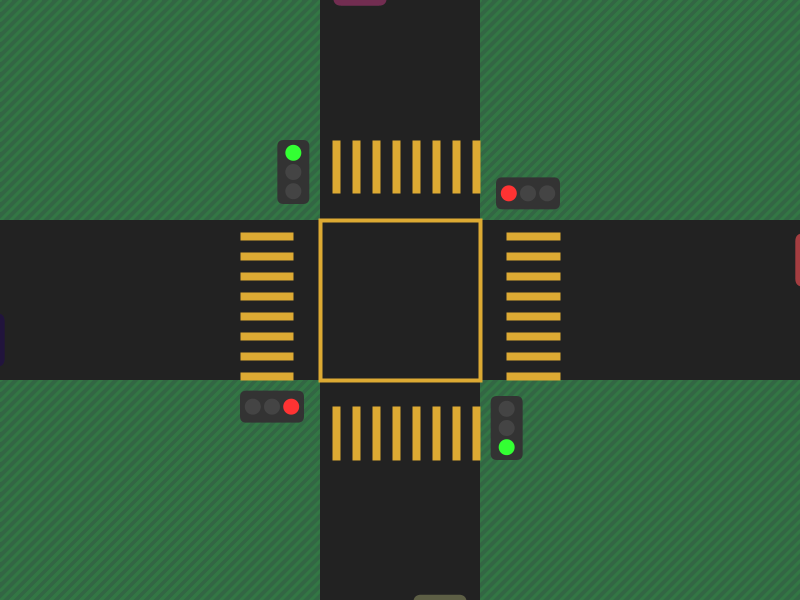
Frame 1 (no input)
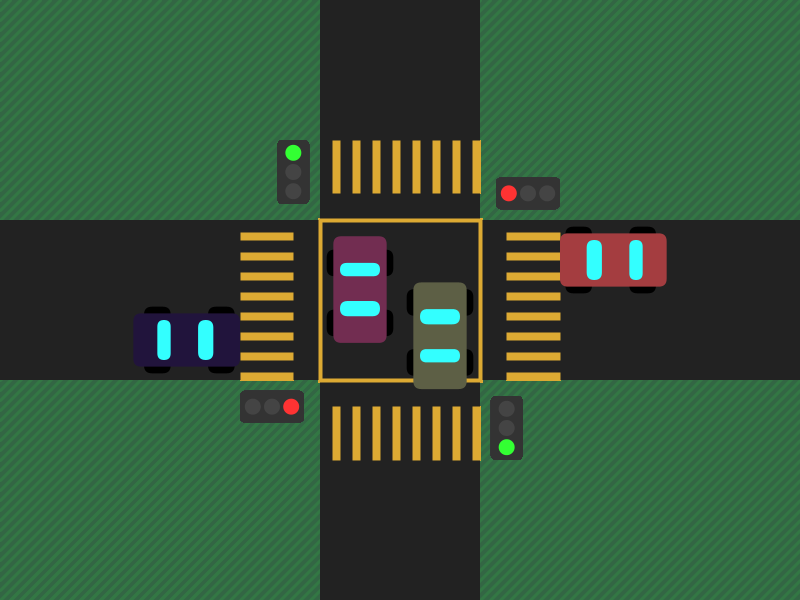
Frame 60 (the mouse pressed at the canvas centre just before this capture)
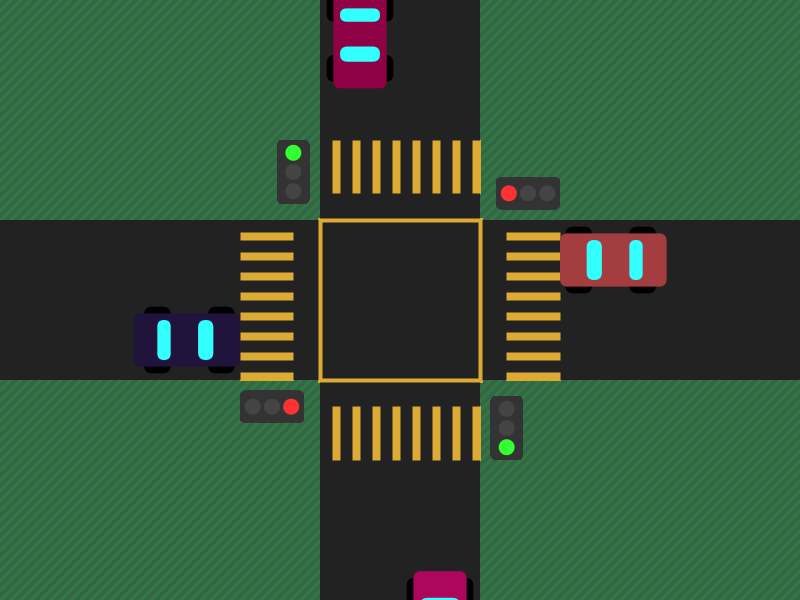
Frame 120 (the mouse held since frame 60 and released just before this capture)

The Processing sketch that drew these frames (run headless with seeded random() and noise(); from frame 60 on, the mouse is pressed at the canvas centre):

// Processing sketch: S9_novo
// ── S9_novo.pde
final color TRAFFICLIGHT_COLOR = #333333;
final color ROAD_COLOR = #222222;
final color GREEN_LIGHT = #33ff33;
final color YELLOW_LIGHT = #ffff33;
final color RED_LIGHT = #ff3333;
final color LIGHT_OFF = #444444;

final int FRAMERATE = 60;

final int GREENDURATION = 3;


RoadIntersection ri;

void settings() {
  size(displayWidth/2,displayHeight/2);
  pixelDensity(displayDensity());
  //noSmooth();
}

void setup() {
  background(#336644);
  strokeWeight(3);
  stroke(#337744);
  for (int i=0;i < (width < height ? height : width);i+=10 ) {
    line(0,i,i,0);
    line(width-i,height,width,height - i);
  }
  noStroke();
  
  frameRate(FRAMERATE);

  
  ri = new RoadIntersection(3, GREENDURATION);
  //surface.setTitle("S9");
  //surface.setResizable(true);
  //surface.setLocation(100, 100);
}
void draw() {
  ri.draw();  
}

// ── Cars.pde


public class Cars {
  public boolean stopped = false;
  public boolean vertical;
  Direction direction;
  private float speed = random(4, 6);
  private float posX, posY;
  private color paint = color(random(360), random(100), random(60, 100));

  public float limitX = 0, limitY = 0, roadWidth;

  private float carW, carH, offsetX, offsetY;

  public Cars(Direction direction, float roadWidth, float centerX, float centerY, float limitX, float limitY) {
    this.direction = direction;
    this.roadWidth = roadWidth;
    this.posX = centerX;
    this.posY = centerY;

    this.limitX = limitX;
    this.limitY = limitY;
    
    this.vertical = this.direction.isVertical();

    switch(direction) {
    case NORTH:
      this.posY = height;
      this.posX += roadWidth*.25;
      this.carW = this.roadWidth/3;
      this.carH = this.carW*2;
      this.offsetX = -this.carW/2;
      break;
    case SOUTH:
      this.posY = 0;
      this.posX -= roadWidth*.25;
      this.carW = -this.roadWidth/3;
      this.carH = this.carW*2;
      this.offsetX = -this.carW/2;
      break;
    case EAST:
      this.posX = 0;
      this.posY += roadWidth*.25;
      this.carH = this.roadWidth/3;
      this.carW = -this.carH*2;
      this.offsetY = -this.carH/2;
      break;
    default:
      this.posX = width;
      this.posY -= roadWidth*.25;
      this.carH = this.roadWidth/3;
      this.carW = this.carH*2;
      this.offsetY = -this.carH/2;
      break;
    }
  }

  private void drawCar() {

    fill(0);
    if (this.vertical) {
      rect(this.posX + this.offsetX*1.25, this.posY + this.offsetX*-.25, this.carW*1.25, this.carH/4, abs(this.roadWidth*.05));
      rect(this.posX + this.offsetX*1.25, this.posY + this.offsetX*-2.5, this.carW*1.25, this.carH/4, abs(this.roadWidth*.05));
    } else {
      rect(this.posX + this.carW*.65, this.posY + this.offsetY*1.25, this.carW/4, this.carH*1.25, abs(this.roadWidth*.05));
      rect(this.posX + this.carW*.05, this.posY + this.offsetY*1.25, this.carW/4, this.carH*1.25, abs(this.roadWidth*.05));
    }
    fill(this.paint);
    rect(this.posX + offsetX, this.posY + offsetY, this.carW, this.carH, abs(this.roadWidth/20));
    
    fill(#33ffff);
    if (this.vertical) {
      rect(this.posX + this.offsetX*.75, this.posY + -this.offsetX, this.carW*.75, this.carH/7, abs(this.roadWidth*.05));
      rect(this.posX + this.offsetX*.75, this.posY + this.offsetX*-2.5, this.carW*.75, this.carH/8, abs(this.roadWidth*.05));
    } else {
      rect(this.posX + this.carW*.65, this.posY + this.offsetY*.75, this.carW/8, this.carH*.75, abs(this.roadWidth*.05));
      rect(this.posX + this.carW*.25, this.posY + this.offsetY*.75, this.carW/7, this.carH*.75, abs(this.roadWidth*.05));
    }
  }

  private void reset() {
    this.speed = random(4, 6);
    this.paint = color(random(360), random(90), random(60, 100));
    switch(direction) {
    case NORTH:
      this.posY = height;
      break;
    case SOUTH:
      this.posY = 0;
      break;
    case EAST:
      this.posX = 0;
      break;
    default:
      this.posX = width;
      break;
    }
  }

  void draw() {
    if (this.stopped == false) {
      switch(this.direction) {
      case NORTH:
        this.posY -= this.speed;
        this.posY = constrain(posY, 0, height);
        if (this.posY == 0) this.reset();
        break;
      case SOUTH:
        this.posY += this.speed;
        this.posY = constrain(posY, 0, height);
        if (this.posY >= height) this.reset();
        break;
      case EAST:
        this.posX += this.speed;
        this.posX = constrain(posX, 0, width);
        if (this.posX >= width) this.reset();
        break;
      default:
        this.posX -= this.speed;
        this.posX = constrain(posX, 0, width);
        if (this.posX <= 0) this.reset();
        break;
      }
    } else {
      switch(this.direction) {
      case NORTH:
        this.posY -= this.speed;
        this.posY = constrain(posY, this.limitY, height);
        if (this.posY == 0) this.reset();
        break;
      case SOUTH:
        this.posY += this.speed;
        this.posY = constrain(posY, 0, this.limitY);
        if (this.posY >= height) this.reset();
        break;
      case EAST:
        this.posX += this.speed;
        this.posX = constrain(this.posX, 0, this.limitX);
        if (this.posX >= width) this.reset();
        break;
      default:
        this.posX -= this.speed;
        this.posX = constrain(this.posX, this.limitX, width);
        if (this.posX <= 0) this.reset();
        break;
      }
    }

    this.drawCar();
  }
}

// ── Light.pde
public class Light {
  public float x, y;
  public float d;

  public boolean on = false;

  public int timeTurnedOn;
  public float duration;

  private color lightColor;

  Light(float x, float y, float d, color lightColor) {
    this.x = x;
    this.y = y;
    this.d = d;
    this.lightColor = lightColor;
  }

  public void toggleLight() {
    this.on = !this.on;
    if (this.on) this.timeTurnedOn = millis();
  }

  public void draw() {
    noStroke();
    fill(LIGHT_OFF);
    if (this.on) fill(this.lightColor);
    circle(this.x, this.y, this.d);
  }
}

// ── RoadIntersection.pde
class RoadIntersection {
  TrafficLight trafficlights[] = new TrafficLight[4];

  float centerX = width/2, centerY = height/2, roadWidth = width/5;
  float tlW = roadWidth/5, tlH= tlW*2;
  float greenDuration;

  Cars[] traffic = new Cars[4];

  int exercise, timer = 0;

  RoadIntersection(float centerX, float centerY, int exercise, float greenDuration, float roadWidth) {
    this.centerX = centerX;
    this.centerY = centerY;
    this.roadWidth = roadWidth;
    this.tlW = this.roadWidth/5;
    this.tlH= this.tlW*2;

    this.exercise = exercise;
    this.greenDuration = greenDuration;

    trafficlights[0] = new TrafficLight(this.centerX+this.roadWidth/1.5, this.centerY+this.tlH*2.5, this.tlW, this.tlH, Direction.NORTH, 0);
    trafficlights[1] = new TrafficLight(this.centerX-this.roadWidth/1.5, this.centerY-this.tlH*2.5, this.tlW, this.tlH, Direction.SOUTH, 0);
    trafficlights[2] = new TrafficLight(this.centerX-this.tlH*2.5, this.centerY+this.roadWidth/1.5, this.tlW, this.tlH, Direction.EAST, 0);
    trafficlights[3] = new TrafficLight(this.centerX+this.tlH*2.5, this.centerY-this.roadWidth/1.5, this.tlW, this.tlH, Direction.WEST, 0);
    this.nextDirection(true);

    this.traffic[0] = new Cars(Direction.NORTH, this.roadWidth, this.centerX, this.centerY, this.trafficlights[0].x, this.trafficlights[0].y);
    this.traffic[1] = new Cars(Direction.SOUTH, this.roadWidth, this.centerX, this.centerY, this.trafficlights[1].x, this.trafficlights[1].y);
    this.traffic[2] = new Cars(Direction.EAST, this.roadWidth, this.centerX, this.centerY, this.trafficlights[2].x, this.trafficlights[2].y);
    this.traffic[3] = new Cars(Direction.WEST, this.roadWidth, this.centerX, this.centerY, this.trafficlights[3].x, this.trafficlights[3].y);
  }

  RoadIntersection(int exercise, float greenDuration) {
    this.exercise = exercise;

    this.greenDuration = greenDuration;

    trafficlights[0] = new TrafficLight(this.centerX+roadWidth/1.5, this.centerY+this.tlH*2.5, this.tlW, this.tlH, Direction.NORTH, 0);
    trafficlights[1] = new TrafficLight(this.centerX-roadWidth/1.5, this.centerY-this.tlH*2.5, this.tlW, this.tlH, Direction.SOUTH, 0);
    trafficlights[2] = new TrafficLight(this.centerX-this.tlH*2.5, this.centerY+roadWidth/1.5, this.tlW, this.tlH, Direction.EAST, 0);
    trafficlights[3] = new TrafficLight(this.centerX+this.tlH*2.5, this.centerY-roadWidth/1.5, this.tlW, this.tlH, Direction.WEST, 0);
    this.nextDirection(true);
    this.traffic[0] = new Cars(Direction.NORTH, this.roadWidth, this.centerX, this.centerY, this.trafficlights[0].x, this.trafficlights[0].y);
    this.traffic[1] = new Cars(Direction.SOUTH, this.roadWidth, this.centerX, this.centerY, this.trafficlights[1].x, this.trafficlights[1].y);
    this.traffic[2] = new Cars(Direction.EAST, this.roadWidth, this.centerX, this.centerY, this.trafficlights[2].x, this.trafficlights[2].y);
    this.traffic[3] = new Cars(Direction.WEST, this.roadWidth, this.centerX, this.centerY, this.trafficlights[3].x, this.trafficlights[3].y);
  }

  private void nextDirection(boolean vertical) {
    for (int i = 0; i<trafficlights.length; i++)
      if (this.trafficlights[i].direction.isVertical() == vertical)
        this.trafficlights[i].nextLight();
  }

  private void toggleTraffic() {
    for (int i = 0; i < trafficlights.length; i++) {
      switch(trafficlights[i].direction) {
      case NORTH:
        if (trafficlights[i].currentIndex != 2 && traffic[i].posY >= trafficlights[i].y)
          traffic[i].stopped = true;
        else
          traffic[i].stopped = false;
        break;
      case SOUTH:
        if (trafficlights[i].currentIndex != 2 && traffic[i].posY <= trafficlights[i].y)
          traffic[i].stopped = true;
        else
          traffic[i].stopped = false;
        break;
      case EAST:
        if (trafficlights[i].currentIndex != 2 && traffic[i].posX <= trafficlights[i].x)
          traffic[i].stopped = true;
        else
          traffic[i].stopped = false;
        break;
      default:
        if (trafficlights[i].currentIndex != 2 && traffic[i].posX >= trafficlights[i].x)
          traffic[i].stopped = true;
        else
          traffic[i].stopped = false;
        break;
      }
    }
  }

  void sync() {
    for (int i = 0; i<trafficlights.length; i+=2) {
      switch(trafficlights[i].currentIndex) {
      case 2:
        this.greenDuration /= 2;
        this.nextDirection(trafficlights[i].direction.isVertical());
        return;
      case 1:
        this.greenDuration *= 2;
        this.nextDirection(true);
        this.nextDirection(false);
        return;
      default:
        break;
      }
    }
  }

  void draw() {
    this.toggleTraffic();
    fill(ROAD_COLOR);
    rect(0, this.centerY - roadWidth/2, width, roadWidth);
    if (exercise > 1) {
      rect(this.centerX- roadWidth/2, 0, roadWidth, height);
      stroke(#ddaa33);
      strokeWeight(4);
      strokeCap(SQUARE);
      rect(this.centerX-roadWidth/2, this.centerY- roadWidth/2, roadWidth, roadWidth);

      for (int i=0; i < roadWidth-roadWidth/20; i+=20) {
        strokeWeight(roadWidth/20);
        line(this.centerX-roadWidth, roadWidth/10+this.centerY-roadWidth/2+i, this.centerX-roadWidth+roadWidth/3, roadWidth/10+this.centerY-roadWidth/2+i);
        line(this.centerX+roadWidth/1.5, roadWidth/10+this.centerY-roadWidth/2+i, (this.centerX+roadWidth/1.5)+roadWidth/3, roadWidth/10+this.centerY-roadWidth/2+i);
        line(roadWidth/10+this.centerX-roadWidth/2+i, this.centerY-roadWidth, roadWidth/10+this.centerX-roadWidth/2+i, this.centerY-roadWidth/1.5);
        line(roadWidth/10+this.centerX-roadWidth/2+i, this.centerY+roadWidth/1.5, roadWidth/10+this.centerX-roadWidth/2+i, this.centerY+roadWidth);
      }
      noStroke();
    }

    if ((timer/FRAMERATE) >= this.greenDuration) {
      this.timer=0;
      this.sync();
    }
    this.timer++;

    switch (exercise) {
    case 1:
      this.trafficlights[2].draw();
      this.traffic[2].draw();
      break;
    case 2:
      this.trafficlights[0].draw();
      this.trafficlights[2].draw();
      this.traffic[0].draw();
      this.traffic[2].draw();
      break;
    default:
      for (int i=0; i<trafficlights.length; i++) {
        this.trafficlights[i].draw();
        this.traffic[i].draw();
      }
      break;
    }

    stroke(#ddaa33);
    point(this.centerX+roadWidth/1.5, this.centerY+this.tlH*2.5);
    noStroke();
  }
}

// ── TrafficLight.pde
class TrafficLight {
  public float x, y, w, h;

  public Direction direction;

  private Light[] lights = new Light[3];

  private int currentIndex;

  TrafficLight(float x, float y, float w, float h, Direction direction, int startingLight) {
    this.x = x;
    this.y = y;
    this.w = w;
    this.h = h;
    this.direction = direction;

    // Posicoes vao ser redefinidas em draw
    this.lights[0] = new Light(0, 0, w/2, RED_LIGHT);
    this.lights[1] = new Light(0, 0, w/2, YELLOW_LIGHT);
    this.lights[2] = new Light(0, 0, w/2, GREEN_LIGHT);

    this.lights[startingLight].toggleLight();

    this.currentIndex = startingLight;
  }

  public void nextLight() {
    this.lights[currentIndex].toggleLight();
    this.currentIndex = Math.floorMod(this.currentIndex-1, lights.length);
    this.lights[currentIndex].toggleLight();
  }

  public void draw() {
    fill(TRAFFICLIGHT_COLOR);
    push();
    translate(this.x + this.w / 2, this.y + this.h / 2);

    float newX = this.w;
    float newY = this.h;


    switch (direction) {
    case WEST:
      rotate(-HALF_PI);
      newX -= this.w*.5;
      newY -= this.h*2.25;
      break;
    case NORTH:
      newX -= this.w*2;
      newY -= this.h*2.5;
      break;
    case EAST:
      rotate(HALF_PI);
      newX -= this.w*2.5;
      newY -= this.h*1.75;
      break;
    case SOUTH:
      rotate(PI);
      newX -= this.w;
      newY -= this.h*1.5;
      break;
    }
    rect(newX, newY, this.w, this.h, this.w/5);
    for (int i = 0; i<lights.length; i++) {
      lights[i].x = (newX)+(this.w/2);
      lights[i].y = (newY)+(this.h/2) + ((this.h*.3)*(i-1));
      lights[i].draw();
    }
    pop();
  }
}

// ── enums.pde
enum Direction {
  NORTH,
  EAST,
  SOUTH,
  WEST;
  
  public boolean isVertical() {
    return this == NORTH || this == SOUTH;
  }
}
